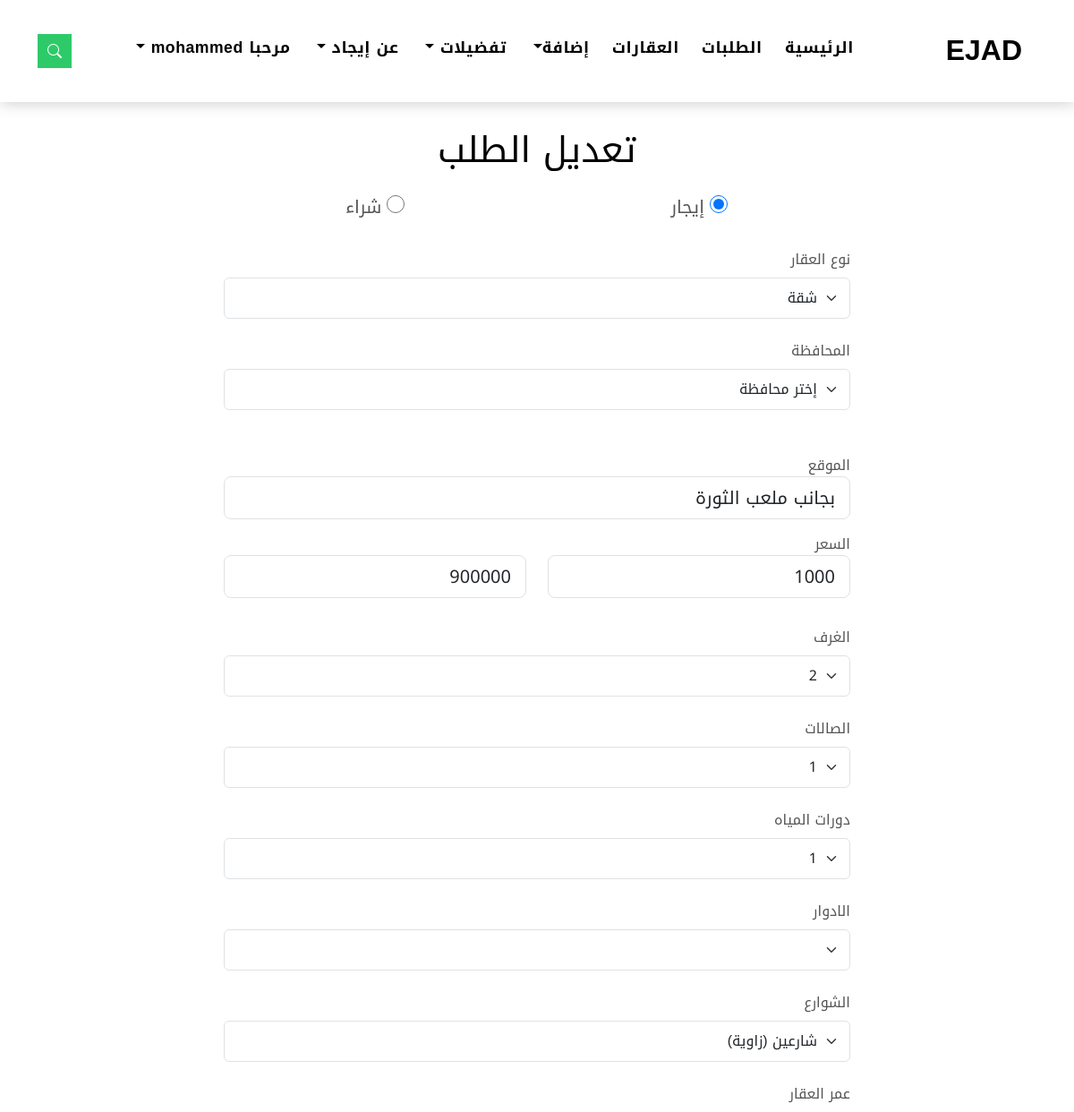
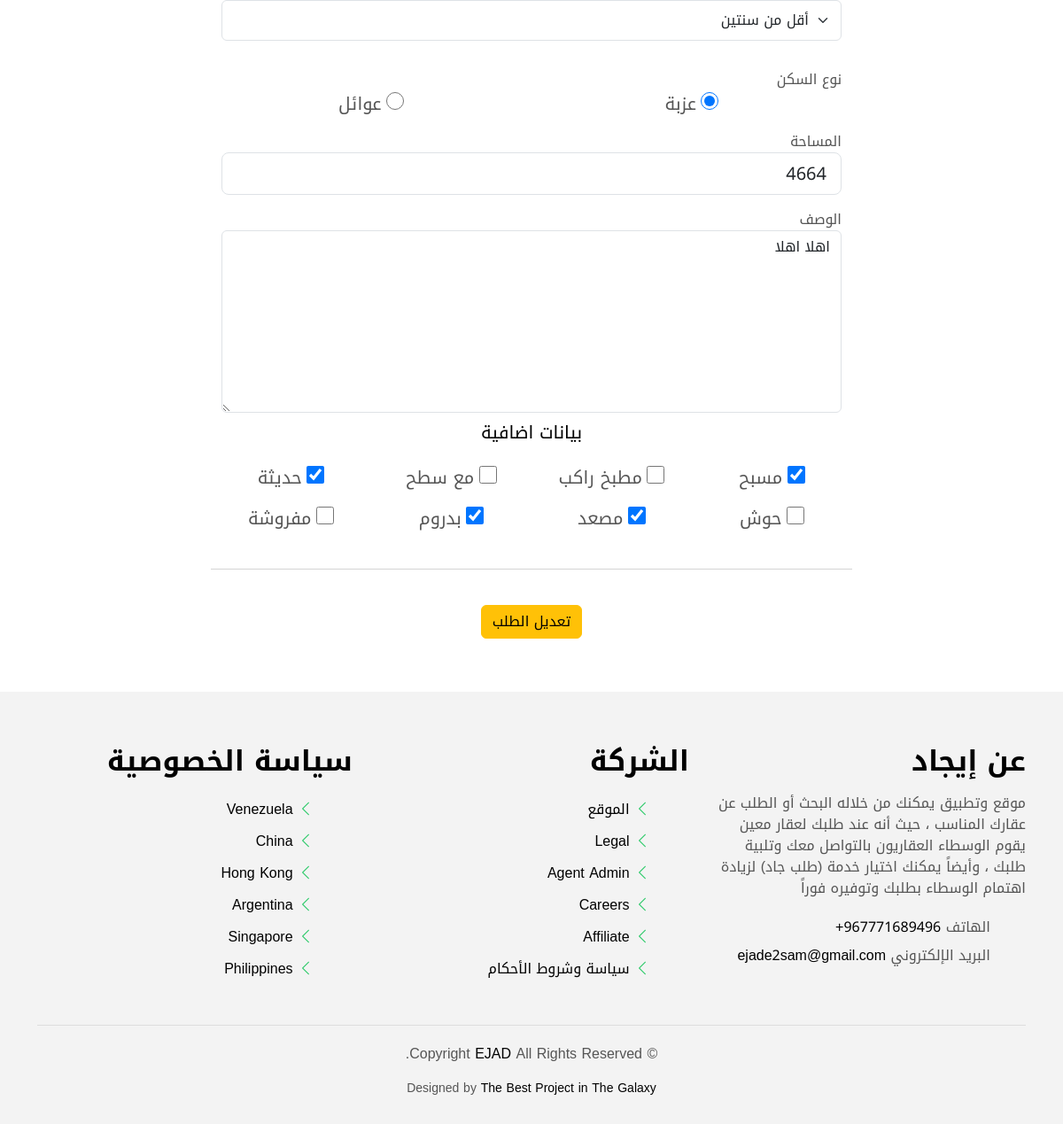
/order/edit_order/26 (signed in), run on the app's committed database (2 pictures, top to bottom).
### order/models.py (models this page shows, shortened)
class Order(models.Model):
    area = models.ForeignKey(Area, on_delete=models.DO_NOTHING, null=True)
    customer = models.ForeignKey(Customer,
                                 on_delete=models.DO_NOTHING,
                                 related_name='orders')
    title = models.CharField(max_length=100, null=True)
    order_type = models.CharField(max_length=100, null=True)
    location = models.CharField(max_length=150, null=True)
    start_price = models.IntegerField(null=True)
    end_price = models.IntegerField(null=True)
    room_number = models.CharField(max_length=100, null=True, blank=True)
    hall_room = models.CharField(max_length=100, null=True, blank=True)
    bathrooms = models.CharField(max_length=100, null=True, blank=True)
    floor = models.CharField(max_length=100, null=True, blank=True)
    street_number = models.CharField(max_length=100, null=True)
    build_year = models.CharField(max_length=100, null=True)
    housetype = models.CharField(max_length=100, null=True, blank=True)
    space = models.IntegerField(null=True)
    details = models.TextField(null=True)
    pool = models.BooleanField(default=False, null=True)
    kitchen = models.BooleanField(default=False, null=True)
    roof = models.BooleanField(default=False, null=True)
    modern = models.BooleanField(default=False, null=True)
    appendix = models.BooleanField(default=False, null=True)
    elevator = models.BooleanField(default=False, null=True)
    basement = models.BooleanField(default=False, null=True)
    furnished = models.BooleanField(default=False, null=True)
    order_date = models.DateField(default=timezone.now)
    state = models.BooleanField(default=False, null=True)

### order/views.py (the view, shortened to what this page needs)
# urls.py: path('edit_order/<int:id>', views.edit_order, name='edit_order'),
@login_required(login_url='login')
def edit_order(request, id):
    ord = Order.objects.get(id=id)
    context = {
        'ord': ord,
        'city': City.objects.all(),
        'area': Area.objects.all(),
    }
    return render(request, 'order/edit_order.html', context)

### templates/order/edit_order.html (shortened to what this page needs)
{% extends 'base.html' %}
{% load static %}
{% block content %}
<br>
<br>
<br>
<br>
<br>
<br>
<center>
<div class="col-md-7">
    <form action="" method="POST" enctype="multipart/form-data">
      <div class="row">
        <h1>تعديل الطلب</h1>
        <br>
        <br>
        <br>
        <div class="col-md-6 mb-3">
          <div class="form-group">
              <input type="radio" name="orderTitle" class="" value="إيجار" {% if ord.title == 'إيجار' %}checked{% endif %}  style="width: 20px; height: 20px;">
              <label for="" style="font-size: 20px;">إيجار</label>
          </div>
        </div>
        <div class="col-md-6 mb-3">
          <div class="form-group">
              <input type="radio" name="orderTitle" class="" value="شراء" {% if ord.title == 'شراء' %}checked{% endif %}  style="width: 20px; height: 20px;">
              <label for="" style="font-size: 20px;">شراء</label>
          </div>
        </div>
        <div class="col-md-6 mb-2" style="width: 100%;">
          <div class="form-group mt-3">
            <label class="pb-2" for="propertyType" style="display: flex;">نوع العقار</label>
            <select class="form-control form-select form-control-a" name="orderType" id="bathrooms" title="نوع العقار" style="line-height: 2;">
              <option>{{ord.order_type}}</option>
            </select>
          </div>
        </div>
        <br>
        <div class="col-md-6 mb-2" style="width: 100%;">
          <div class="form-group mt-3">
            <label class="pb-2" for="city-select" style="display: flex;">المحافظة</label>
            <select class="form-control form-select form-control-a" name="city" id="city-select" title="المحافظة" style="line-height: 2;">
              <option value="">إختر محافظة</option>
            </select>
          </div>
        </div>
        <br>
        <br>
        <br>
        <br>
        <br>
        <br>
        <div class="col-md-12 mb-3">
          <div class="form-group">
            <label for="" style="display: flex;">الموقع</label>
            <input type="text" name="location" value="{{ord.location}}" class="form-control form-control-lg form-control-a" placeholder="بجانب..." title="قم بإدخال موقع العقار" >
          </div>
        </div>
        <br>
        <br>
        <br>
        <label for="" style="display: flex;">السعر</label>
        <div class="col-md-6 mb-3">
          <div class="form-group">
            <input type="text" name="minPrice" value="{{ord.start_price}}" class="form-control form-control-lg form-control-a" id="editPriceLow" pattern="\d+" oninput="checkInput7()" placeholder="الحد الأدنى" >
          </div>
        </div>
        <div class="col-md-6 mb-3">
          <div class="form-group">
            <input type="text" name="maxPrice" value="{{ord.end_price}}" class="form-control form-control-lg form-control-a" id="editPriceHigh" pattern="\d+" oninput="checkInput8()" placeholder="الحد الأعلى" >
          </div>
        </div>
        <div class="col-md-6 mb-2" style="width: 100%;">
          <div class="form-group mt-3">
            <label class="pb-2" for="propertyType" style="display: flex;">الغرف</label>
            <select class="form-control form-select form-control-a" name="room" id="bathrooms" title="عدد الغرف" style="line-height: 2;">
              <option>{{ord.room_number}}</option>
            </select>
          </div>
        </div>
        <div class="col-md-6 mb-2" style="width: 100%;">
          <div class="form-group mt-3">
            <label class="pb-2" for="propertyType" style="display: flex;">الصالات</label>
            <select class="form-control form-select form-control-a" name="hall" id="hall" title="عدد الصالات" style="line-height: 2;">
              <option>{{ord.hall_room}}</option>
            </select>
          </div>
        </div>
        <div class="col-md-6 mb-2" style="width: 100%;">
          <div class="form-group mt-3">
            <label class="pb-2" for="propertyType" style="display: flex;">دورات المياه</label>
            <select class="form-control form-select form-control-a" name="bathroom" id="bathrooms" title="عدد الغرف" style="line-height: 2;">
              <option>{{ord.bathrooms}}</option>
            </select>
          </div>
        </div>
        <div class="col-md-6 mb-2" style="width: 100%;">
          <div class="form-group mt-3">
            <label class="pb-2" for="propertyType" style="display: flex;">الادوار</label>
            <select class="form-control form-select form-control-a" name="floor" id="floor" title="عدد الادوار" style="line-height: 2;">
              <option>{{ord.floor}}</option>
              <option>1</option>
            </select>
          </div>
        </div>
        <div class="col-md-6 mb-2" style="width: 100%;">
          <div class="form-group mt-3">
            <label class="pb-2" for="propertyType" style="display: flex;">الشوارع</label>
            <select class="form-control form-select form-control-a" name="street" id="street" title="عدد الشوارع المطلة" style="line-height: 2;">
              <option>{{ord.street_number}}</option>
            </select>
          </div>
        </div>
        <div class="col-md-6 mb-2" style="width: 100%;">
          <div class="form-group mt-3">
            <label class="pb-2" for="propertyType" style="display: flex;">عمر العقار</label>
            <select class="form-control form-select form-control-a" name="propertyAge" id="bathrooms" title="أضف عمر العقار" style="line-height: 2;">
              <option>{{ord.build_year}}</option>
            </select>
            <br>
          </div>
        </div>
        <br>
        <label for="" style="display: flex;">نوع السكن</label>
        <div class="col-md-6 mb-3">
          <div class="form-group">
              <input type="radio" name="houseType" class="" value="عزبة" {% if ord.housetype == 'عزبة' %}checked{% endif %} style="width: 20px; height: 20px;">
              <label for="" style="font-size: 20px;">عزبة</label>
          </div>
        </div>
        <div class="col-md-6 mb-3">
          <div class="form-group">
              <input type="radio" name="houseType" class="" value="عوائل" {% if ord.housetype == 'عوائل' %}checked{% endif %}  style="width: 20px; height: 20px;">
              <label for="" style="font-size: 20px;">عوائل</label>
          </div>
        </div>
        <div class="col-md-12 mb-3">
          <div class="form-group">
            <label for="" style="display: flex;">المساحة</label>
            <input type="text" name="space" value="{{ord.space}}" id="orderSpaceEdit" pattern="\d+" oninput="checkInput9()"  class="form-control form-control-lg form-control-a"  placeholder="مثال...340m2" title="قم بإدخال مساحة العقار" >
          </div>
        </div>
        <br>
        <br>
        <br>
        <div class="col-md-12">
          <div class="form-group">
            <label for="" style="display: flex;">الوصف</label>
            <textarea name="description"  class="form-control" cols="45" rows="8" placeholder="وصف الطلب" title="اضف وصف للطلب" >{{ord.details}}</textarea>
          </div>
        </div>
        <br>
        <br>
        <br>
        <br>
        <br>
        <br>
        <br>
        <br>
        <br>
        <br>
        <h5>بيانات اضافية</h5>
        <br>
        <br>
        <div class="col-md-6 mb-3" style="width: 25%;">
          <div class="form-group">
              <input type="checkbox" value="True" name="pool" {% if ord.pool == True %}checked{% endif %} class=""  style="width: 20px; height: 20px;">
              <label for="" style="font-size: 20px;">مسبح</label>
          </div>
        </div>
        <div class="col-md-6 mb-3" style="width: 25%;">
          <div class="form-group">
              <input type="checkbox" value="True" name="kitchen" {% if ord.kitchen == True %}checked{% endif %} class=""  style="width: 20px; height: 20px;">
              <label for="" style="font-size: 20px;">مطبخ راكب</label>
          </div>
        </div>
        <div class="col-md-6 mb-3" style="width: 25%;">
          <div class="form-group">
              <input type="checkbox" value="True" name="roof" {% if ord.roof == True %}checked{% endif %} class=""  style="width: 20px; height: 20px;">
              <label for="" style="font-size: 20px;">مع سطح</label>
          </div>
        </div>
        <div class="col-md-6 mb-3" style="width: 25%;">
          <div class="form-group">
              <input type="checkbox" value="True" name="modern" {% if ord.modern == True %}checked{% endif %} class=""  style="width: 20px; height: 20px;">
              <label for="" style="font-size: 20px;">حديثة</label>
          </div>
        </div>
        <div class="col-md-6 mb-3" style="width: 25%;">
          <div class="form-group">
              <input type="checkbox" value="True" name="yard" {% if ord.appendix == True %}checked{% endif %} class=""  style="width: 20px; height: 20px;">
              <label for="" style="font-size: 20px;">حوش</label>
          </div>
        </div>
        <div class="col-md-6 mb-3" style="width: 25%;">
          <div class="form-group">
              <input type="checkbox" value="True" name="elev" {% if ord.elevator == True %}checked{% endif %} class=""  style="width: 20px; height: 20px;">
              <label for="" style="font-size: 20px;">مصعد</label>
          </div>
        </div>
        <div class="col-md-6 mb-3" style="width: 25%;">
          <div class="form-group">
              <input type="checkbox" value="True" name="basement" {% if ord.basement == True %}checked{% endif %} class=""  style="width: 20px; height: 20px;">
              <label for="" style="font-size: 20px;">بدروم</label>
          </div>
        </div>
        <div class="col-md-6 mb-3" style="width: 25%;">
          <div class="form-group">
              <input type="checkbox" value="True" name="furnish" {% if ord.furnished == True %}checked{% endif %} class=""  style="width: 20px; height: 20px;">
              <label for="" style="font-size: 20px;">مفروشة</label>
          </div>
        </div>
        <br>
        <br>
        <br>
        <hr>
        <div class="col-md-12 text-center">
          <br>
          <button type="submit" class="btn btn-warning">تعديل الطلب</button>
        </div>
      </div>
    </form>
  </div>
</center>
{% endblock %}

### web/static/assets/css/style.css (style rules this page uses)
body { font-family: "Poppins", sans-serif; font-family: "Noto Kufi Arabic", sans-serif; color: #555555; direction: rtl; }
h1, h2, h3, h4, h5, h6 { color: #000000; }
.btn { transition: 0.5s ease; }

### data on the page
Order: title "☑", orderType "شقة", location "بجانب ملعب الثورة", minPrice "1000", maxPrice "900000", room "2", hall "1", bathroom "1", street "شارعين (زاوية)", propertyAge "أقل من سنتين", housetype "☑", space "4664", description "اهلا اهلا", pool "☑", modern "☑", elevator "☑", basement "☑"
